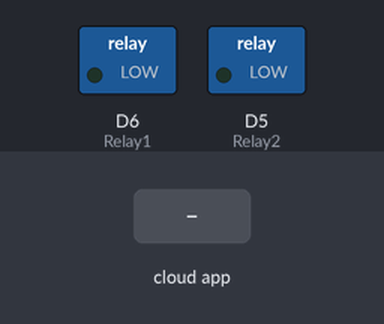
Recording of a sketch running on a simulated ESP8266 (NodeMCU). Parts: switched loads named in the sketch (green lamp = pin HIGH). The inputs (shaded band) are chosen by the test bench. WiFi joins after 1.5 s; servers stay silent unless stated; no MQTT or app messages arrive unless stated; what the sketch prints to the serial monitor is not drawn.

Above: at 2.7 s.
2.8 s: the phone or cloud app sets relay1 to 0
At 3.8 s:
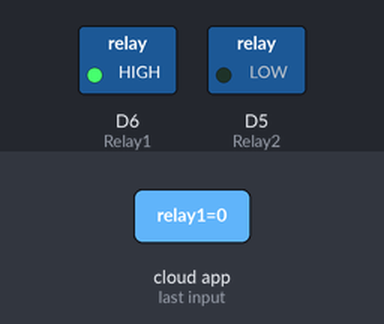
4.3 s: the phone or cloud app sets relay2 to 0
At 4.7 s:
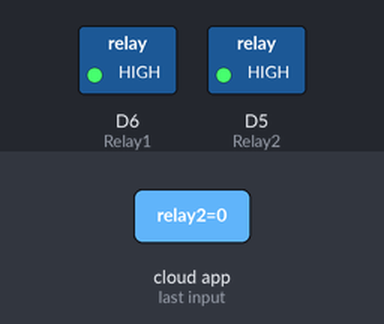
5.8 s: the phone or cloud app sets relay1 to 1
At 6.4 s:
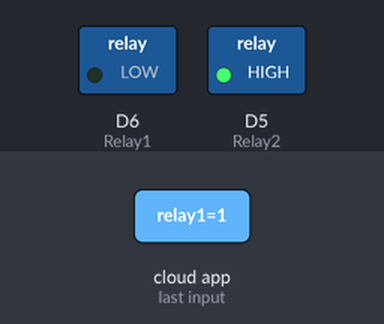
7.3 s: the phone or cloud app sets relay2 to 1
At 8.6 s:
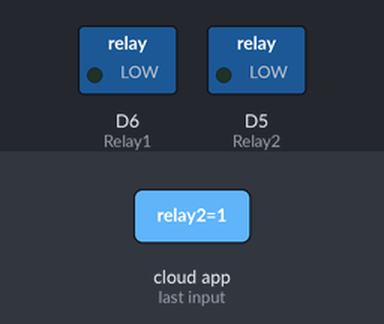
Timing chart, 0 to 9.8 s (numbered marks = the images above; inputs shaded):
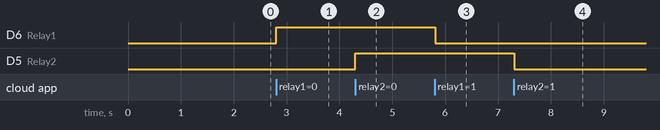

Measured:
- after the input at 2.8 s, D6 (Relay1): LOW → HIGH at once
- after the input at 4.3 s, D5 (Relay2): LOW → HIGH at once
- after the input at 5.8 s, D6 (Relay1): HIGH → LOW at once
- after the input at 7.3 s, D5 (Relay2): HIGH → LOW at once

The sketch:

google_assistant.ino
```cpp
#include <ESP8266WiFi.h>
#include "Adafruit_MQTT.h"
#include "Adafruit_MQTT_Client.h"
int flag1=0,flag2=0;

#define Relay1            D6
#define Relay2            D5

#define WLAN_SSID       ""             // Your SSID
#define WLAN_PASS       ""        // Your password

/************************* Adafruit.io Setup *********************************/

#define AIO_SERVER      "io.adafruit.com"
#define AIO_SERVERPORT  1883                   // use 8883 for SSL
#define AIO_USERNAME    ""            // Replace it with your username
#define AIO_KEY         ""   // Replace with your Project Auth Key

/************ Global State (you don't need to change this!) ******************/

// Create an ESP8266 WiFiClient class to connect to the MQTT server.
WiFiClient client;
// or... use WiFiFlientSecure for SSL
//WiFiClientSecure client;

// Setup the MQTT client class by passing in the WiFi client and MQTT server and login details.
Adafruit_MQTT_Client mqtt(&client, AIO_SERVER, AIO_SERVERPORT, AIO_USERNAME, AIO_KEY);

/****************************** Feeds ***************************************/


// Setup a feed called 'onoff' for subscribing to changes.
Adafruit_MQTT_Subscribe Light1 = Adafruit_MQTT_Subscribe(&mqtt, AIO_USERNAME"/feeds/relay1"); // FeedName
Adafruit_MQTT_Subscribe Light2 = Adafruit_MQTT_Subscribe(&mqtt, AIO_USERNAME"/feeds/relay2");


void MQTT_connect();

void setup() {
  Serial.begin(115200);

  pinMode(Relay1, OUTPUT);
  pinMode(Relay2, OUTPUT);

  // Connect to WiFi access point.
  Serial.println(); Serial.println();
  Serial.print("Connecting to ");
  Serial.println(WLAN_SSID);

  WiFi.begin(WLAN_SSID, WLAN_PASS);
  while (WiFi.status() != WL_CONNECTED) {
    delay(500);
    Serial.print(".");
  }
  Serial.println();

  Serial.println("WiFi connected");
  Serial.println("IP address: ");
  Serial.println(WiFi.localIP());


  // Setup MQTT subscription for onoff feed.
  mqtt.subscribe(&Light1);
  mqtt.subscribe(&Light2);
}

void loop() {

  MQTT_connect();


  Adafruit_MQTT_Subscribe *subscription;
  while ((subscription = mqtt.readSubscription(20000)))
  {
    if (subscription == &Light1)
    {
      Serial.print(F("relay1: "));
      Serial.println((char *)Light1.lastread);
      int Light1_State = atoi((char *)Light1.lastread);
      if(flag1==0)
      {
        flag1=1;
      }
      else
      {
        flag1=0;
      }
      digitalWrite(Relay1, flag1);

    }
    if (subscription == &Light2)
    {
      Serial.print(F("Got: "));
      Serial.println((char *)Light2.lastread);
      int Light2_State = atoi((char *)Light2.lastread);
      if(flag2==0)
      {
        flag2=1;
      }
      else
      {
        flag2=0;
      }
      digitalWrite(Relay2,flag2);
    }

  }


}

void MQTT_connect() {
  int8_t ret;

  // Stop if already connected.
  if (mqtt.connected()) {
    return;
  }

  Serial.print("Connecting to MQTT... ");

  uint8_t retries = 3;

  while ((ret = mqtt.connect()) != 0) { // connect will return 0 for connected
    Serial.println(mqtt.connectErrorString(ret));
    Serial.println("Retrying MQTT connection in 5 seconds...");
    mqtt.disconnect();
    delay(5000);  // wait 5 seconds
    retries--;
    if (retries == 0) {
      // basically die and wait for WDT to reset me
      while (1);
    }
  }
  Serial.println("MQTT Connected!");

}
```
